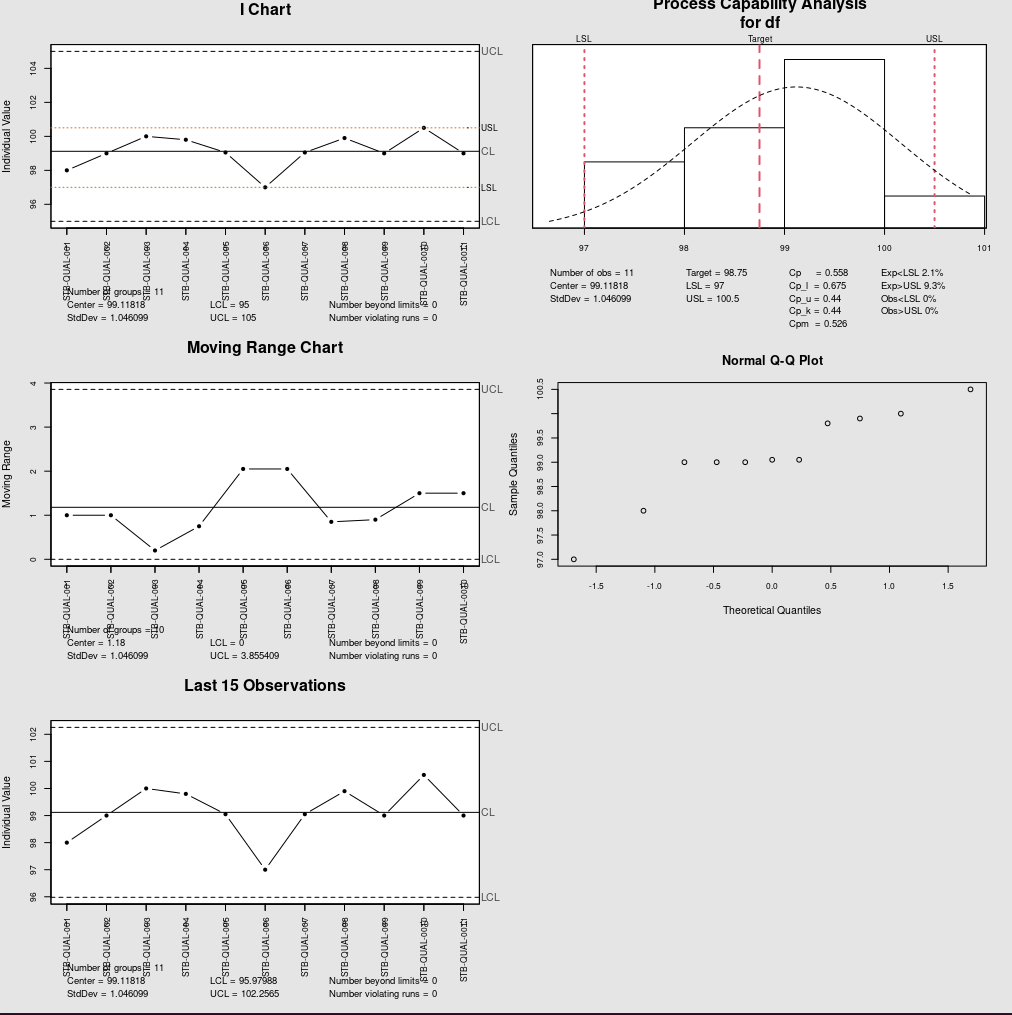

R code for this plot:
# https://cran.r-project.org/web/packages/qcc/vignettes/qcc_a_quick_tour.html
# https://tomhopper.me/2014/03/01/individuals-and-moving-range-charts-in-r/


library(qcc)


# process data
df = cbind(c(98, 99, 100, 99.8, 99.05, 97, 99.05, 99.9, 99, 100.5, 99))
labels = paste("STB-QUAL-00", 1:length(df), sep="")


# several charts on one page
par(mfrow=c(3,2))


LCL = 95
UCL = 105

LSL = min(df)
USL = max(df)


## I Chart
par(cex.axis=0.8)
q <- qcc(df, type="xbar.one", limits = c(LCL, UCL), restore.par=FALSE, title = 'I Chart', ylab = 'Individual Value', xlab = '')
axis(1, at=c(1:length(df)), labels = labels, las=3)

# LSL
abline(h = LSL, lty = 3, col = "chocolate")
axis(4, at=LSL, labels='LSL', las=2, tck=0, line = -0.9)

# USL
abline(h = USL, lty = 3, col = "chocolate")
axis(4, at = USL, labels='USL', las=2, tck=0, line = -0.9)


## Capability histogram 
process.capability(q, restore.par=FALSE, spec.limits=c(LSL,USL))
axis(1, at=c(1:length(df)), labels = labels, las=3)


## Moving Range Chart
mat = matrix(cbind(df[1:length(df)-1], df[2:length(df)]), ncol=2)
q <- qcc(mat, type="R", title = 'Moving Range Chart', restore.par=FALSE, ylab = 'Moving Range', xlab = '')
axis(1, at=c(1:length(df)), labels = labels, las=3)


## QQ Plot
qqnorm(df)


## Last 15 Observations
qcc(df, type="xbar.one", restore.par=FALSE, title = 'Last 15 Observations', ylab = 'Individual Value', xlab = '')
axis(1, at=c(1:length(df)), labels = labels, las=3)
